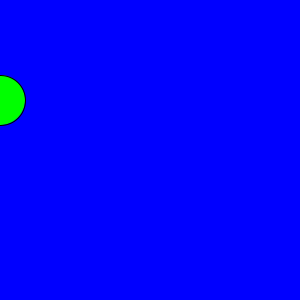
Frame 1 (no input)
Frame 60 (the mouse pressed at the canvas centre just before this capture): identical to frame 1, image omitted
Frame 120 (the mouse held since frame 60 and released just before this capture): identical to frame 1, image omitted

The Processing sketch that drew this single still picture (run headless with seeded random() and noise(); from frame 60 on, the mouse is pressed at the canvas centre):

// Processing sketch: Frogger
// ── Frogger.pde
void setup(){
  size(300,300);

}
void draw (){
background(0,0,255);
fill(0,255,0);
ellipse(0,100,50,50);
}
void keyPressed()
{
  if(key==CODED){
    if(keyCode ==UP)
    {
      
    }
    
   else if(keyCode==DOWN){
     
   }
   else if(keyCode==RIGHT)
   {
     
   }
  else if(keyCode==LEFT)
  {
    
  }
  }
}
void display()
{
  fill(0,255,0);
  rect(100,100,50,50);
}
